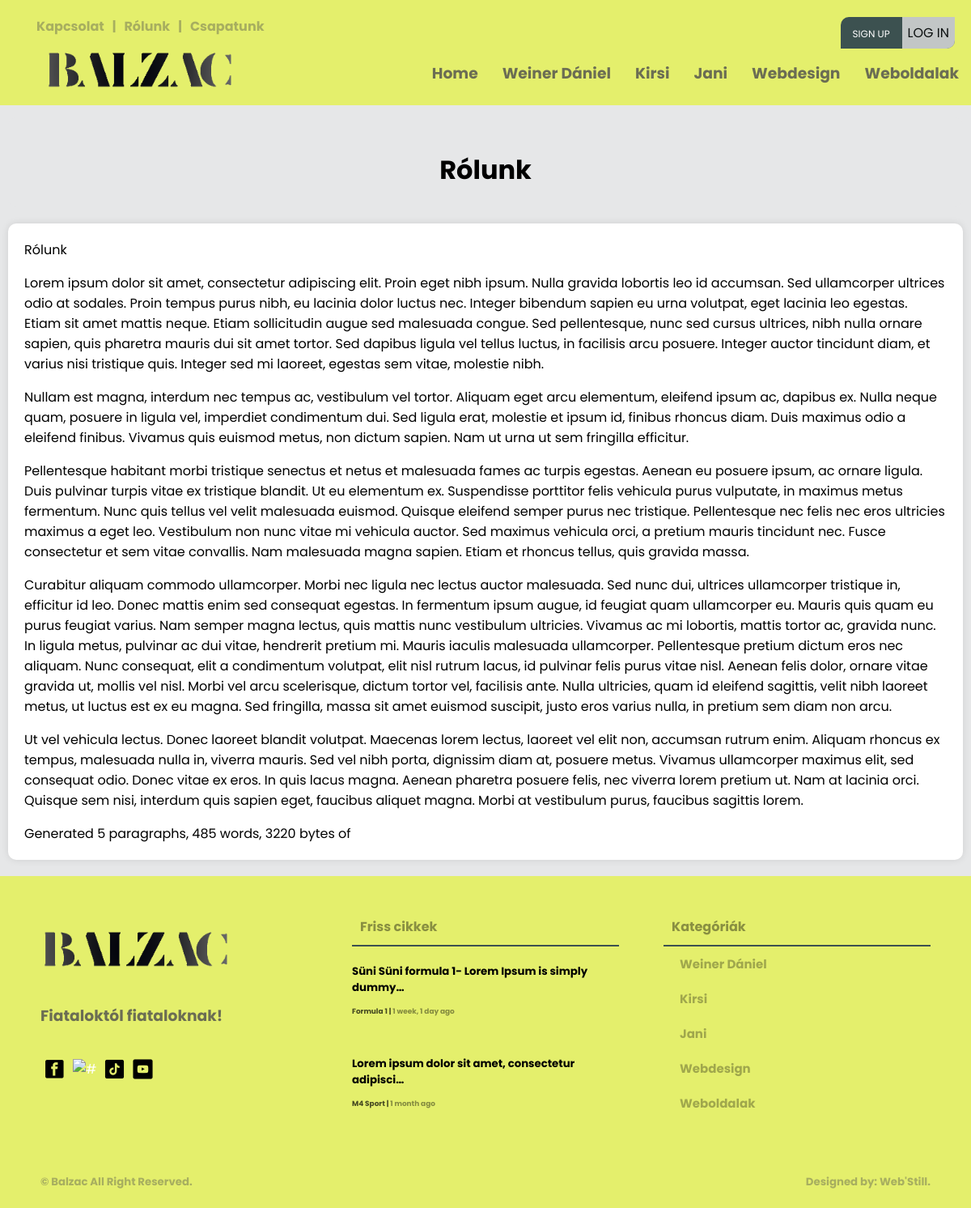
/rolunk, run on the app's committed database.
### creationboard/models.py (models this page shows, shortened)
class Category(models.Model):
    user = models.ForeignKey(User, null=True, on_delete=models.CASCADE)
    name = models.CharField(max_length=200)
    class Meta:
        ordering = ['-id']

class AboutUs(models.Model):
    user = models.ForeignKey(User, null=True, on_delete=models.CASCADE)
    title = models.CharField(max_length=200, null=True, blank=False)
    body = RichTextUploadingField(max_length=1000000) #ez itt lehetne RichTextUploadingField is
    class Meta:
        ordering = ['-id']

class Article(models.Model):
    user = models.ForeignKey(User, on_delete=models.CASCADE)
    title = models.CharField(max_length=200)
    created = models.DateTimeField(auto_now_add=True, null=True)
    updated = models.DateTimeField(auto_now=True, null=True)
    articletype = models.CharField(null=False, blank=False, max_length=100)
    body = RichTextUploadingField(max_length=1000000) #ez itt lehetne RichTextUploadingField is
    indeximg = models.ImageField(upload_to="images/", default="images/home9.jpg")
    category = models.CharField(max_length=100, null=False, blank=False)
    status = models.CharField(max_length=10, choices=STATUS_CHOICES, default='pending')
    class Meta:
        ordering = ['-created']

### main/views.py (the view)
# urls.py: path('rolunk', views.AboutUs.as_view(), name='about-us'),
class AboutUs(View):
    template_name = "main/about-us.html"
    def get(self, request):
        footarticle = models.Article.objects.filter(status='approved')[0:2]
        navcategory = models.Category.objects.all()[0:5]
        about = models.AboutUs.objects.all()[0:1]
        context = {'category2': navcategory, 'article4': footarticle, 'about': about}
        return render(request, self.template_name, context)

### templates/main/about-us.html (shortened to what this page needs)
{% load static %}
<!DOCTYPE html>
<html>
<head>
	<link rel="stylesheet" type="text/css" href="{% static 'main/style.css' %}">
</head>
<body>
	{% include 'main/navbar.html' %}
	<main>
		<div class="wrapper">
			<div class="row">
				<div class="card-04 backg">
					<h1 align="center">Rólunk</h1>
				</div>
			</div>
			{% for aboutus in about %}
			<div class="card-04 pb-3 mb-3">
				{{ aboutus.title }}
				{{ aboutus.body|safe }}
			</div>
			{% endfor %}
		</div>
	</main>
	{% include 'main/footer.html' %}
</body>
</html>

### templates/main/navbar.html (shortened to what this page needs)
{% load static %}
<div class="screen-big">
<nav>
    <div class="nav-one nav-flex">
        <div class="left flex">
            <ul class="top-header mt-0">
                <li><a href="{% url 'contact-us' %}"><h4>Kapcsolat</h4></a></li>
                <li><h4>|</h4></li>
                <li><a href="{% url 'about-us' %}"><h4>Rólunk</h4></a></li>
                <li><h4>|</h4></li>
                <li><a href="{% url 'team-index' %}"><h4>Csapatunk</h4></a></li>
            </ul>
        </div>
        <div class="right flex">
                <ul class="top-header">
                    {% if request.user.is_authenticated %}
                    <li>
                        <div class="header-profile-pic">
                            <div class="pic">
                                <span class="material-symbols-outlined">account_circle</span>
                            </div>
                            <div class="header-profile-info">
                                <h4><a href="{% url 'profile-page' request.user.username %}">@{{ request.user }}</a></h4>
                                <h6><a href=""><span class="material-symbols-outlined">mail_lock</span>{{ request.user.email }}</a></h6>
                            </div>
                        </div>
                    </li>
                    <!--<li><h4><a href="{% url 'profile-page' request.user.username %}">Hello, @{{ request.user }}</a></h4></li>
                    <li><h4>|</h4></li>
                    <li><h4><a href="{% url 'logout' %}"><span class="material-symbols-outlined">logout</span>Kijelentkezés</a></h4></li>-->
                    {% else %}
                    <ul class="foot-icon-margin pd-0">
                        <li class="signup-or-login"><a href="{% url 'register' %}" class="sign-up">Sign up</a><a href="{% url 'login' %}"><button class="login-btn">Log in</button></a></li>
                    </ul>
                    {% endif %}
                </ul>
        </div>
    </div>
    <div class="nav-two nav-flex">
        <div class="left flex">
            <ul>
                <a href="{% url 'index' %}"><li><img src="{% static 'main/pics/logo.png' %}" class="logo-img" alt="#" /></li>
            </ul>
        </div>
        <div class="right">
            <div class="social media">
                <ul>
                    <li><a href="{% url 'index' %}"><h3>Home</h3></a></li>
                    {% for category in category2 %}
                        <li><a href="{% url 'article-page' category.name %}"><h3>{{ category.name }}</h3></a></li>
                    {% endfor %}
                </ul>
            </div>
        </div>
    </div>
</nav>
</div>

### templates/main/footer.html
{% load static %}
<footer>
    <div class="footer">
        <div class="footer-cols footer-firts">
            <div class="col-01">
                <ul class="pd-0">
                    <a href="{% url 'index' %}"><li><img src="{% static 'main/pics/logo.png' %}" class="logo-img" alt="#" /></li>
                </ul>
                <h3>Fiataloktól fiataloknak!</h3>
                <ul class="foot-icon-margin pd-0">
                    <a href="https://www.facebook.com/profile.php?id=100090612766620" target="blank"><li><img src="{% static 'main/pics/facebook.png' %}" class="icon-img" alt="#" target="blank" /></a></li>
                    <a href="https://www.instagram.com/balzacponthu/" target="blank"><li><img src="{% static 'main/pics/instagram.png' %}" class="icon-img" alt="#" /></li></a>
                    <a href="https://www.tiktok.com/@balzac.ujsag" target="blank"><li><img src="{% static 'main/pics/tiktok.png' %}" class="icon-img" alt="#" /></li></a>
                    <a href="https://www.youtube.com/@balzacujsag" target="blank"><li><img src="{% static 'main/pics/youtube.png' %}" class="icon-img" alt="#" /></li></a>
                </ul>
            </div>
            <div class="col-02">
                <div class="box-title">
                    <h4 class="txt-black">Friss cikkek<h4>
                </div>
                {% for article in article4 %}
                <ul class="pd-0">
                    <li><a href="{% url 'article' article.id %}" class="footer-article-text">
                        <h5 class="mt-1 mb-1">{{ article.title|truncatechars:49 }}</h5>
                        <h6 class="m-0">{{ article.body|truncatechars:30|safe }}</h6>
                        <small class="black"><span><a href="{% url 'article-page' article.category %}" class="black">{{ article.category }} </a></span>  |  <span><a class="black"> {{ article.created|timesince }} ago</a></span></small>
                    </a></li>
                </ul>
                {% endfor %}
            </div>
            <div class="col-03">
                <div class="box-title">
                    <h4 class="txt-black">Kategóriák<h4>
                </div>
                <div class="box-categories">
                    <ul>
                        {% for category in category2 %}
                        <li><a href="{% url 'article-page' category.name %}" class="txt-black">{{ category.name }}</a></li>
                        {% endfor %}
                    </ul>
                </div>
            </div>
        </div>
        <div class="footer-second">
            <div>
                <h5><a href="#"> &copy; Balzac</a> All Right Reserved.<h5>
            </div>
            <div>
                <h5><a href="">Designed by: Web'Still.</a><h5>
            </div>
        </div>
    </div>
</footer>

### static/main/style.css (style rules this page uses)
:root { --background-color: #e6e7e8; --box-color: white; --bg-dark: #000; --white-box-text: #fff; --small-red-info-color: red; --text-color-greany: #3c5150; --heaed-foot-color: #e4ef6c; --headad-foot-text-color: #000; --color-white: #fff; --box-padding: 10px; --box-border-radius: 10px; --input-border-radius: 3px; }
* { font-family: 'Poppins', sans-serif; }
html { background: var(--background-color); }
body { padding: 0; margin: 0; background: var(--background-color); }
small { color: var(--color-white); filter: grayscale(60%) opacity(0.7); transition: 0.4s; }
small span { color: var(--color-white); filter: grayscale(100%) opacity(0.6); transition: 0.4s; cursor: pointer; }
h3 { color: var(--text-color-greany); filter: grayscale(100%) opacity(0.8); transition: 0.3s; }
h4 { color: var(--text-color-greany); filter: grayscale(100%) opacity(0.4); cursor: pointer; transition: 0.5s; }
a { text-decoration: none; cursor: pointer; color: var(--color-white); padding: 0; margin: 0; }
ul { list-style: none; }
li { cursor: pointer; }
.black { color: black !important; }
.m-0 { margin: 0 !important; }
.mb-1 { margin-bottom: 5px !important; }
.mb-3 { margin-bottom: 20px !important; }
.mt-0 { margin-top: 0 !important; }
.mt-1 { margin-top: 5px !important; }
.pb-3 { padding-bottom: 20px !important; }
.pd-0 { padding: 0 !important; }
.txt-black { color: var(--dark-box-text) !important; }
.icon-img { height: 25px; width: 25px; margin: 5px; cursor: pointer; }
.logo-img { height: 50px; cursor: pointer; }
.wrapper { max-width: 1200px; margin: 0 auto; }
nav { background: var(--heaed-foot-color); position: absolute; top: 0px; right: 0; left: 0; padding: 20px 0 10px 0; z-index: 1; }
.nav-flex { display: flex; align-items: center; justify-content: space-between; }
.nav-one { cursor: pointer; height: 40px; background: var(--heaed-foot-color); }
nav ul { display: flex; flex-direction: row; }
.top-header li { margin: 10px 5px; }
.foot-icon-margin { display: flex; flex-direction: row; }
nav ul li { margin: 10px 15px; color: var(--headad-foot-text-color); }
.nav-two { cursor: pointer; height: 60px; background: var(--heaed-foot-color); }
main { margin: 135px 0 0 0; flex-direction: column; width: 100%; }
.row { width: 100%; display: flex; flex-direction: row; justify-content: center; flex-wrap: nowrap; }
.card-04 { background: var(--box-color); position: relative; flex: 1; margin: 10px; border-radius: var(--box-border-radius); box-shadow: 0 0 10px rgba(0, 0, 0, .1); padding: 20px; padding-bottom: 0; }
.card-04.backg { box-shadow: none; background: var(--background-color); }
.box-title { border-bottom: 2px solid var(--text-color-greany); }
.box-title h4 { color: var(--color-white); margin: 10px; margin-top: 0px; }
.box-categories ul { margin: 0; padding: 0; }
.box-categories ul li { padding: 10px 20px; font-size: 15px; font-weight: bolder; color: var(--bg-dark); filter: grayscale(100%) opacity(0.3); transition: 0.5s; }
footer { background: var(--heaed-foot-color); margin-top: 10px; padding: 50px 50px 0 50px; }
.footer-cols { display: flex; flex-direction: row; align-items: top; flex-wrap: wrap; justify-content: space-between; }
.col-01 { display: flex; flex-direction: column; width: 30%; align-items: top; }
.col-02 { display: flex; flex-direction: column; align-items: top; width: 30%; }
.col-03 { width: 30%; align-items: top; }
.footer-article-text { color: var(--bg-dark); }
.footer-second { display: flex; flex-direction: row; justify-content: space-between; padding: 30px 0 0px 0; }
.footer-second h5 { color: var(--text-color-greany); filter: grayscale(100%) opacity(0.4); }
.footer-second h5 a { color: var(--text-color-greany) !important; filter: grayscale(0%) opacity(1) !important; }
.txt-black { color: #000 !important; }
.login-btn { align-self: center; justify-content: center; padding: 7px; background-color: #e4ef6c; filter: grayscale(1) opacity(.8); border: 0; font-size: 16px; text-transform: uppercase; border-bottom-right-radius: 10px; cursor: pointer; }
.sign-up { margin-right: 15px; padding-left: 15px; font-size: 12px; text-transform: uppercase; z-index: 2; }
.signup-or-login { background-color: #3c5150; margin-top: 5px; margin-right: 20px !important; border-top-left-radius: 10px; border-bottom-right-radius: 10px; z-index: 4; }

### data on the page
Category: name "Weiner Dániel"
Category: name "Kirsi"
Category: name "Jani"
Category: name "Webdesign"
Category: name "Weboldalak"
AboutUs: title "Rólunk", body "Lorem ipsum dolor sit amet, consectetur adipiscing elit. Proin eget nibh ipsum. Nulla gravida lobortis leo id accumsan. Sed ullamcorper ultrices odio at sodales. Proin tempus purus nibh, eu lacinia dolor luctus nec. Integer bibendum sapien eu urna volutpat, eget lacinia leo egestas. Etiam sit amet mattis neque. Etiam sollicitudin augue sed malesuada congue. Sed pellentesque, nunc sed cursus ultrices, nibh nulla ornare sapien, quis pharetra mauris dui sit amet tortor. Sed dapibus ligula vel tellus luctus, in facilisis arcu posuere. Integer auctor tincidunt diam, et varius nisi tristique quis. Integer sed mi laoreet, egestas sem vitae, molestie nibh. Nullam est magna, interdum nec tempus ac,…"
Article: title "Süni Süni formula 1- Lorem Ipsum is simply dummy…", category "Formula 1", created "1 week, 1 day"
Article: title "Lorem ipsum dolor sit amet, consectetur adipisci…", category "M4 Sport", created "1 month"
